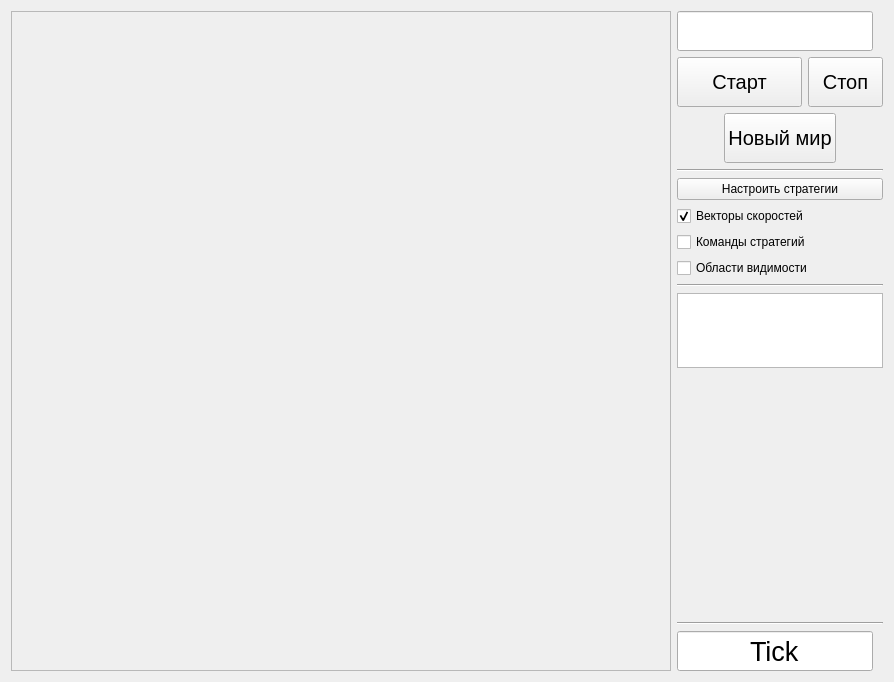
<?xml version="1.0" encoding="UTF-8"?>
<ui version="4.0">
 <class>MainWindow</class>
 <widget class="QMainWindow" name="MainWindow">
  <property name="geometry">
   <rect>
    <x>0</x>
    <y>0</y>
    <width>894</width>
    <height>678</height>
   </rect>
  </property>
  <property name="windowTitle">
   <string>MainWindow</string>
  </property>
  <widget class="QWidget" name="centralWidget">
   <layout class="QFormLayout" name="formLayout">
    <item row="0" column="0">
     <widget class="QFrame" name="viewport">
      <property name="sizePolicy">
       <sizepolicy hsizetype="Fixed" vsizetype="Fixed">
        <horstretch>0</horstretch>
        <verstretch>0</verstretch>
       </sizepolicy>
      </property>
      <property name="minimumSize">
       <size>
        <width>660</width>
        <height>660</height>
       </size>
      </property>
      <property name="focusPolicy">
       <enum>Qt::StrongFocus</enum>
      </property>
      <property name="styleSheet">
       <string notr="true"/>
      </property>
      <property name="frameShape">
       <enum>QFrame::StyledPanel</enum>
      </property>
      <property name="frameShadow">
       <enum>QFrame::Raised</enum>
      </property>
     </widget>
    </item>
    <item row="0" column="1">
     <layout class="QVBoxLayout" name="verticalLayout">
      <item>
       <widget class="QLineEdit" name="txt_seed">
        <property name="sizePolicy">
         <sizepolicy hsizetype="Fixed" vsizetype="Fixed">
          <horstretch>0</horstretch>
          <verstretch>0</verstretch>
         </sizepolicy>
        </property>
        <property name="minimumSize">
         <size>
          <width>0</width>
          <height>40</height>
         </size>
        </property>
        <property name="maximumSize">
         <size>
          <width>196</width>
          <height>16777215</height>
         </size>
        </property>
        <property name="font">
         <font>
          <pointsize>20</pointsize>
         </font>
        </property>
        <property name="text">
         <string/>
        </property>
        <property name="alignment">
         <set>Qt::AlignCenter</set>
        </property>
       </widget>
      </item>
      <item>
       <layout class="QHBoxLayout" name="horizontalLayout">
        <item>
         <widget class="QPushButton" name="btn_start_pause">
          <property name="sizePolicy">
           <sizepolicy hsizetype="Fixed" vsizetype="Fixed">
            <horstretch>0</horstretch>
            <verstretch>0</verstretch>
           </sizepolicy>
          </property>
          <property name="minimumSize">
           <size>
            <width>125</width>
            <height>50</height>
           </size>
          </property>
          <property name="font">
           <font>
            <pointsize>15</pointsize>
           </font>
          </property>
          <property name="text">
           <string>Старт</string>
          </property>
         </widget>
        </item>
        <item>
         <widget class="QPushButton" name="btn_stop">
          <property name="sizePolicy">
           <sizepolicy hsizetype="Fixed" vsizetype="Fixed">
            <horstretch>0</horstretch>
            <verstretch>0</verstretch>
           </sizepolicy>
          </property>
          <property name="minimumSize">
           <size>
            <width>50</width>
            <height>50</height>
           </size>
          </property>
          <property name="font">
           <font>
            <pointsize>15</pointsize>
           </font>
          </property>
          <property name="text">
           <string>Стоп</string>
          </property>
         </widget>
        </item>
       </layout>
      </item>
      <item>
       <layout class="QHBoxLayout" name="horizontalLayout_2">
        <item>
         <widget class="QPushButton" name="btn_newSeed">
          <property name="sizePolicy">
           <sizepolicy hsizetype="Fixed" vsizetype="Fixed">
            <horstretch>0</horstretch>
            <verstretch>0</verstretch>
           </sizepolicy>
          </property>
          <property name="minimumSize">
           <size>
            <width>100</width>
            <height>50</height>
           </size>
          </property>
          <property name="font">
           <font>
            <pointsize>15</pointsize>
           </font>
          </property>
          <property name="text">
           <string>Новый мир</string>
          </property>
         </widget>
        </item>
       </layout>
      </item>
      <item>
       <widget class="Line" name="line">
        <property name="orientation">
         <enum>Qt::Horizontal</enum>
        </property>
       </widget>
      </item>
      <item>
       <widget class="QPushButton" name="btn_strategies_settings">
        <property name="text">
         <string>Настроить стратегии</string>
        </property>
       </widget>
      </item>
      <item>
       <widget class="QCheckBox" name="cbx_speed">
        <property name="text">
         <string>Векторы скоростей</string>
        </property>
        <property name="checked">
         <bool>true</bool>
        </property>
       </widget>
      </item>
      <item>
       <widget class="QCheckBox" name="cbx_forces">
        <property name="enabled">
         <bool>true</bool>
        </property>
        <property name="text">
         <string>Команды стратегий</string>
        </property>
       </widget>
      </item>
      <item>
       <widget class="QCheckBox" name="cbx_fog">
        <property name="text">
         <string>Области видимости</string>
        </property>
       </widget>
      </item>
      <item>
       <widget class="Line" name="line_3">
        <property name="orientation">
         <enum>Qt::Horizontal</enum>
        </property>
       </widget>
      </item>
      <item>
       <widget class="QListWidget" name="leaders">
        <property name="maximumSize">
         <size>
          <width>16777215</width>
          <height>75</height>
         </size>
        </property>
       </widget>
      </item>
      <item>
       <spacer name="verticalSpacer">
        <property name="orientation">
         <enum>Qt::Vertical</enum>
        </property>
        <property name="sizeHint" stdset="0">
         <size>
          <width>20</width>
          <height>40</height>
         </size>
        </property>
       </spacer>
      </item>
      <item>
       <widget class="Line" name="line_2">
        <property name="orientation">
         <enum>Qt::Horizontal</enum>
        </property>
       </widget>
      </item>
      <item>
       <widget class="QLineEdit" name="txt_ticks">
        <property name="sizePolicy">
         <sizepolicy hsizetype="Fixed" vsizetype="Fixed">
          <horstretch>0</horstretch>
          <verstretch>0</verstretch>
         </sizepolicy>
        </property>
        <property name="minimumSize">
         <size>
          <width>0</width>
          <height>40</height>
         </size>
        </property>
        <property name="maximumSize">
         <size>
          <width>196</width>
          <height>16777215</height>
         </size>
        </property>
        <property name="font">
         <font>
          <pointsize>20</pointsize>
         </font>
        </property>
        <property name="text">
         <string>Tick</string>
        </property>
        <property name="alignment">
         <set>Qt::AlignCenter</set>
        </property>
        <property name="readOnly">
         <bool>true</bool>
        </property>
       </widget>
      </item>
     </layout>
    </item>
   </layout>
  </widget>
 </widget>
 <layoutdefault spacing="6" margin="11"/>
 <tabstops>
  <tabstop>txt_ticks</tabstop>
  <tabstop>txt_seed</tabstop>
  <tabstop>btn_start_pause</tabstop>
  <tabstop>btn_stop</tabstop>
  <tabstop>btn_newSeed</tabstop>
  <tabstop>cbx_speed</tabstop>
  <tabstop>cbx_forces</tabstop>
  <tabstop>cbx_fog</tabstop>
  <tabstop>leaders</tabstop>
 </tabstops>
 <resources/>
 <connections/>
</ui>
